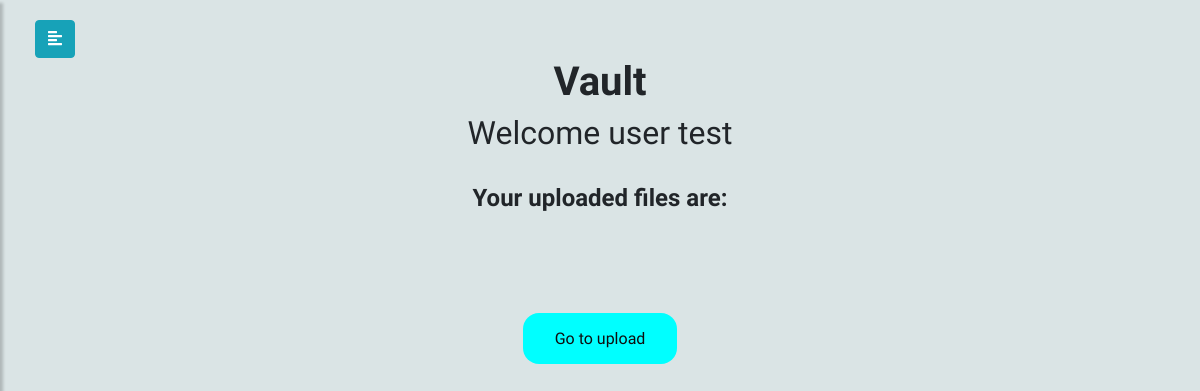
The app's page /home (signed in), older data.
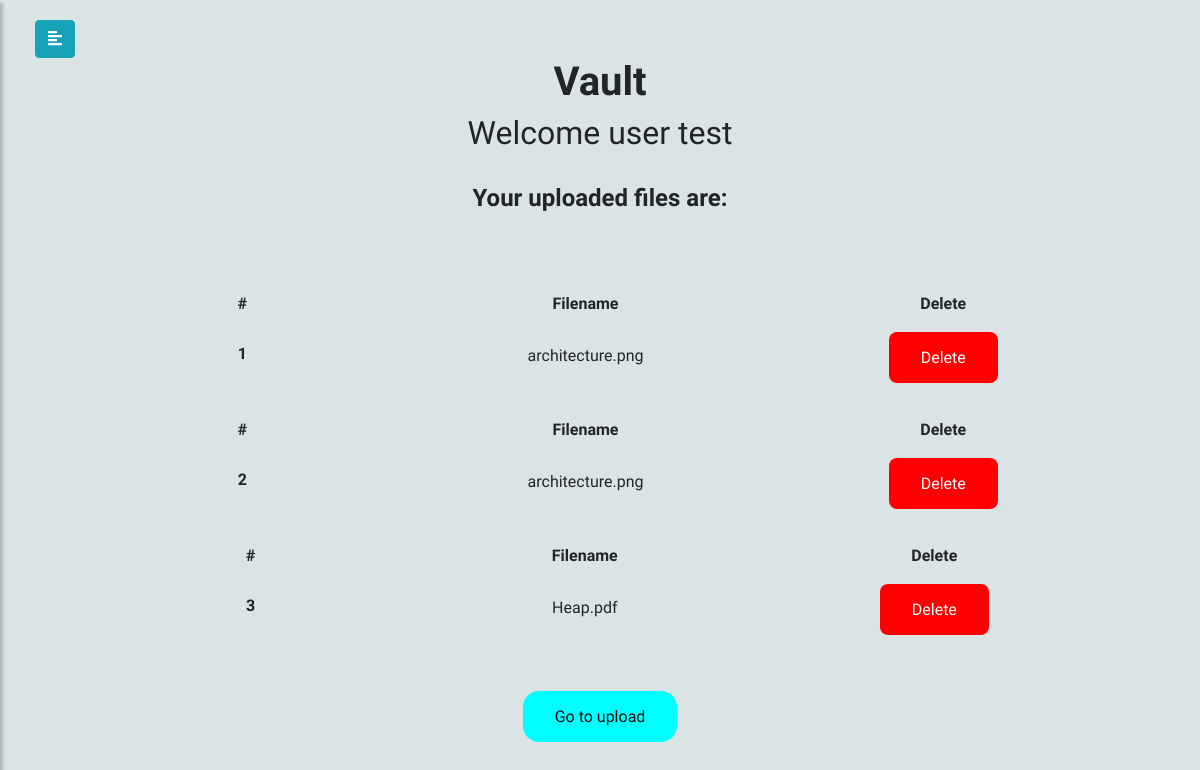
The same page, newer data.
### application.py (models this page shows, shortened)
class FileTable(db.Model):
    __tablename__ = 'USER_FILES'
    id = db.Column(db.Integer, primary_key=True)
    name = db.Column(db.String(100))
    file = db.Column(db.LargeBinary)
    user_id = db.Column(db.Integer, db.ForeignKey('user.id'), nullable=False)

### application.py (the view)
@app.route("/home")
@login_required
def index():
    files = FileTable.query.filter_by(user_id=session["user_id"]).all()
    return render_template("index.html",files=files)

### application.py (called while the page is built)
@app.after_request
def after_request(response):
    response.headers["Cache-Control"] = "no-cache, no-store, must-revalidate"
    response.headers["Expires"] = 0
    response.headers["Pragma"] = "no-cache"
    return response

### helpers.py (called while the page is built)
def login_required(f):
    @wraps(f)
    def decorated_function(*args, **kwargs):
        if session.get("user_id") is None:
            return redirect("/login")
        return f(*args, **kwargs)
    return decorated_function

### templates/index.html (shortened to what this page needs)
{% extends "layout.html" %}
{% block main %}
<body>
 <h1>Vault</h1>
 <h2>Welcome user {{ session.user_name }}</h2> <br>
 <h3><strong>Your uploaded files are:</strong>  <br><br><br></h3>
 {% for item in files %}
        <div class="item_custom">
          <div class="col-md-11 list_custom">
            <div style="overflow: hidden;">
                <table class="table" style="text-align:center;">
                  <thead>
                    <tr>
                      <th scope="col">#</th>
                      <th scope="col">Filename</th>
                      <th scope="col">Delete</th>
                    </tr>
                  </thead>
                  <tbody>
                    <tr>
                      <th width="100px"scope="row">{{loop.index}}</th>
                      <td width="100px"><h4 style="font-size: 1rem;" class="custom_txt"><a href="/retrieve/{{item.id}}" target="_blank">{{ item.name }}</a></h4></td>
                      <td width="100px"><a href="/delete/{{item.id}}" class="btn-delete">Delete</a></td>
                    </tr>
                    </tbody>
                    </table>
              </div>
            </div>
          </div>
    {% endfor %} <br><br>
 <a href="/upload" class="btn-upload">Go to upload</a>
</body>
</html>
{%endblock%}

### templates/layout.html (shortened to what this page needs)
<!DOCTYPE html>
<html>
<head>
    <link rel="stylesheet" href="https://stackpath.bootstrapcdn.com/bootstrap/4.1.0/css/bootstrap.min.css">
    <link rel="stylesheet" href="static/style3.css">
    <link rel="stylesheet" href="https://cdnjs.cloudflare.com/ajax/libs/malihu-custom-scrollbar-plugin/3.1.5/jquery.mCustomScrollbar.min.css">
</head>
<body style="font-family: 'Raleway', sans-serif; opacity: 1;">
    <div class="wrapper">
        <div id="content">
                <div class="container-fluid">
                    <button type="button" id="sidebarCollapse" class="btn btn-info">
                        <i class="fas fa-align-left"></i>
                    </button>
                </div>
<center>
            {% block main %}{% endblock %}
    </body>
</html>

### static/style3.css (style rules this page uses)
body { font-family: 'Raleway', sans-serif; background: #dae4e5; }
.btn-upload { margin: 3rem 0; padding: 1rem 2rem; color: #0e0e0e; background: aqua; border-radius: 1rem; }
.table td { padding: 1rem 0; }
.btn-delete { padding: 1rem 2rem; color: #0e0e0e; color: white; background: red; border-radius: .5rem; }
h1 { font-weight: 600; font-size: 2.5rem; }
h2 { font-weight: 400; font-size: 2rem; }
h3 { font-weight: 400; font-size: 1.5rem; }
a, a:hover, a:focus { color: inherit; text-decoration: none; transition: all 0.3s; }
#content { width: 100%; padding: 20px; min-height: 100vh; transition: all 0.3s; position: absolute; top: 0; right: 0; }

Row changes from the older to the newer data that the page shows:
added FileTable: name "architecture.png"
added FileTable: name "architecture.png"
added FileTable: name "Heap.pdf"
